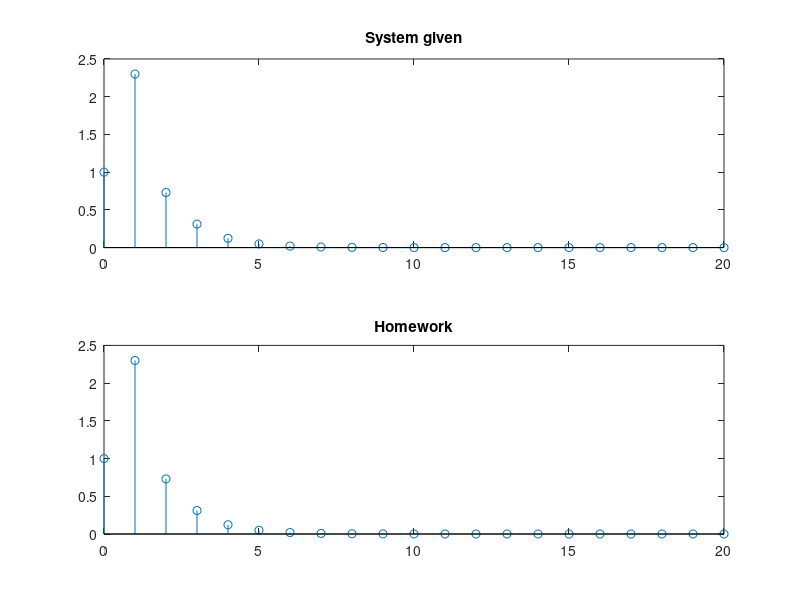

Write MATLAB code to recreate this figure.
clear, clc, close all;

A = [1 -.3 -.04];
B = [1 2];
X = [1, zeros(1,20)];
f = filter(B,A,X)
i = impz(B,A,21)

subplot(2,1,1)
stem(0:20,f)
title('System given')
subplot(2,1,2)
stem(0:20,i)
title('Homework')

for n = 0:20
   y(n+1) = (-19/5*(-.1)^n)+(24/5*(.4)^n);
end
disp(y);